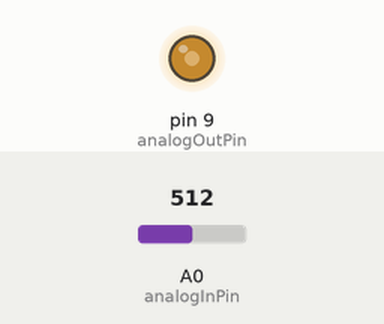
This sketch was run on a simulated Arduino Uno, built with avr-gcc and run on an emulated ATmega328P. On the bench: output pins drawn as LEDs (lit = HIGH). Inputs (shaded band) come from the test bench; at power-on: A0 (analogInPin) = 512. What the sketch prints to the serial monitor is not drawn.

Above: at 1.2 s.
1.3 s: A0 (analogInPin) set to 414
At 2.3 s:
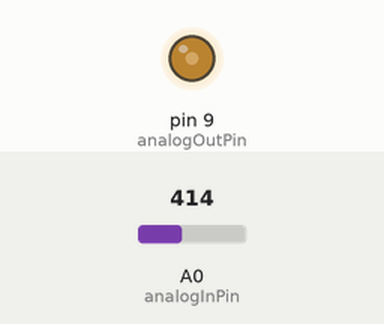
3.3 s: A0 (analogInPin) set to 384
At 3.8 s:
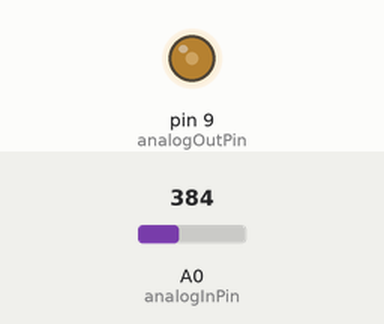
5.1 s: A0 (analogInPin) set to 716
At 6.2 s:
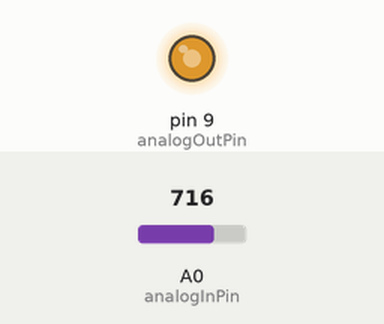
6.6 s: A0 (analogInPin) set to 986
At 6.9 s:
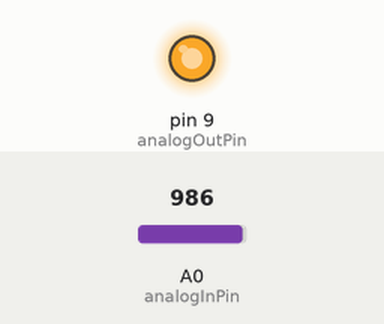
8.1 s: A0 (analogInPin) set to 1014
At 8.6 s:
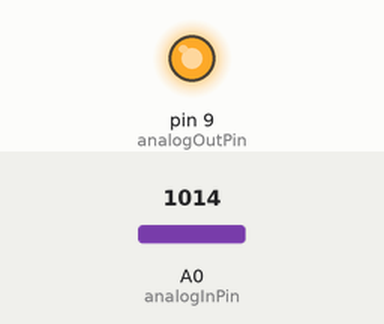
9.9 s: A0 (analogInPin) set to 122
At 11.0 s:
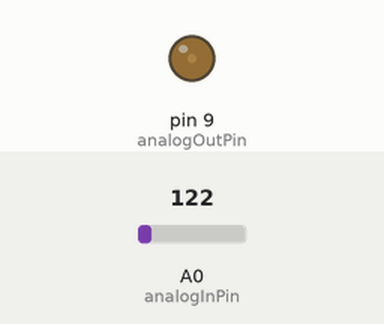
Timing chart, 0 to 12.4 s (numbered marks = the images above; inputs shaded):
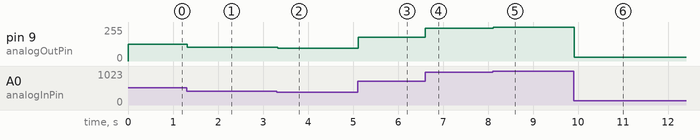

Measured:
- after the input at 1.3 s, pin 9 (analogOutPin): 127/255 → 103/255 at once
- after the input at 3.3 s, pin 9 (analogOutPin): 103/255 → 95/255 at once
- after the input at 5.1 s, pin 9 (analogOutPin): 95/255 → 178/255 at once
- after the input at 6.6 s, pin 9 (analogOutPin): 178/255 → 245/255 at once
- after the input at 8.1 s, pin 9 (analogOutPin): 245/255 → 252/255 at once
- after the input at 9.9 s, pin 9 (analogOutPin): 252/255 → 30/255 at once

The sketch:

AnaloginAnalogout.ino
```cpp
const int analogInPin =A0;
const int analogOutPin=9;
int sensorValue=0;
int outputValue=0;


void setup() {
  // put your setup code here, to run once:

  Serial.begin(9600);

}

void loop() {
  // put your main code here, to run repeatedly:
sensorValue= analogRead(analogInPin);
outputValue= map(sensorValue,0, 1023,0,255);
analogWrite(analogOutPin, outputValue);
Serial.print("Sensor = ");
Serial.print(sensorValue);
Serial.print("\t Output = ");
Serial.print(outputValue);
delay(10);
}
```
